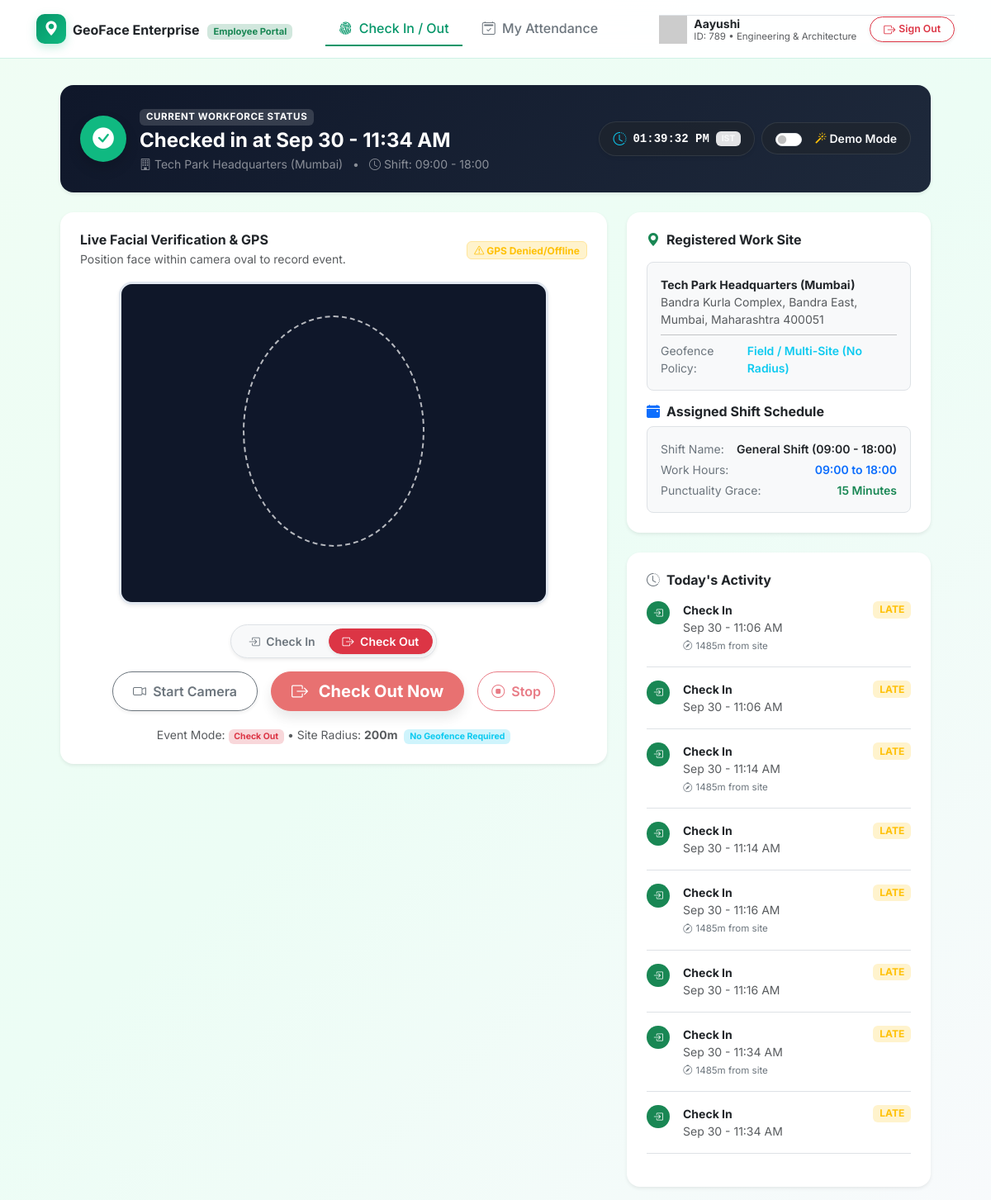
The app's page /employee/check-in-out (signed in), older data.
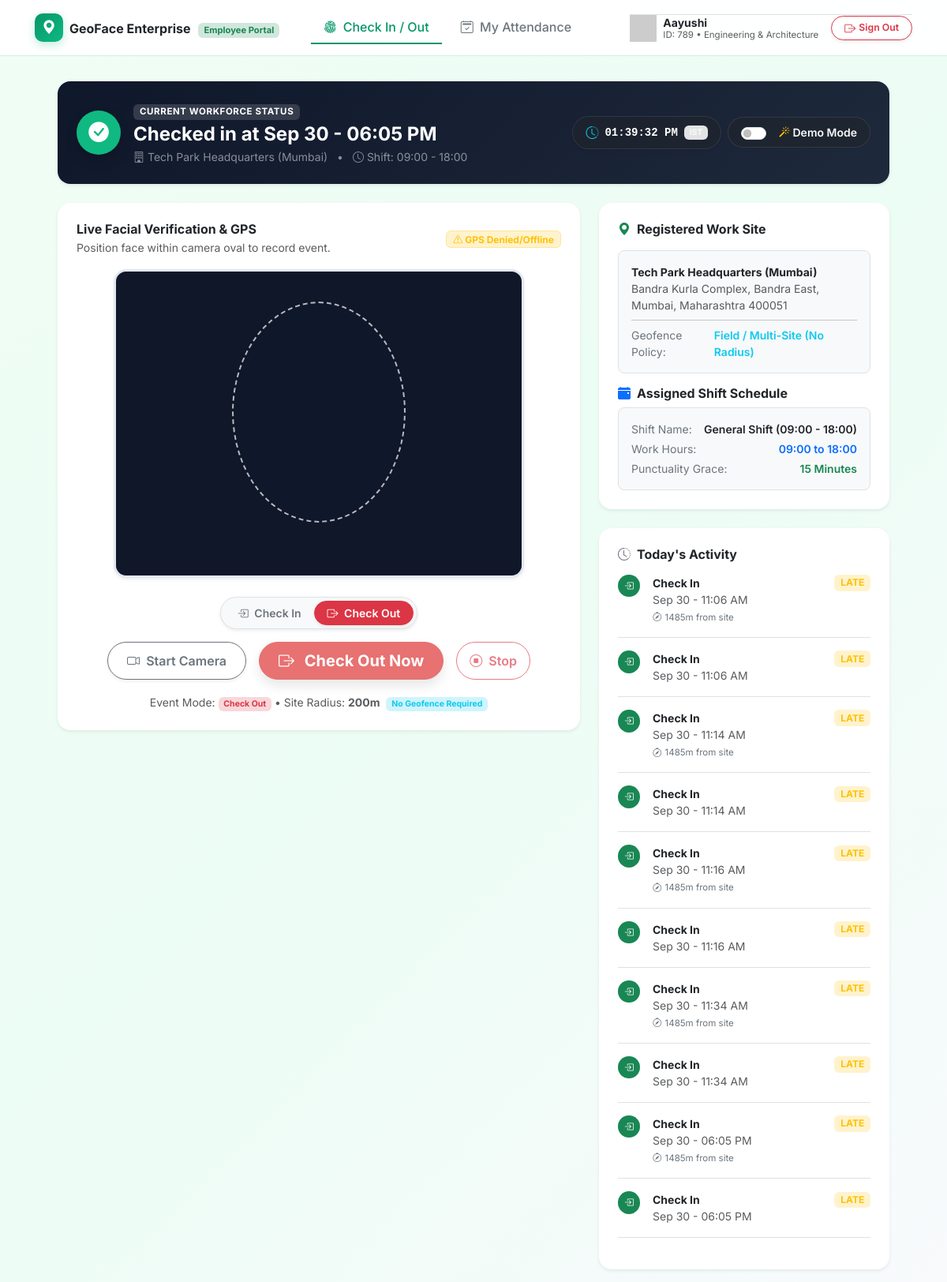
The same page, newer data.
### tables this page shows
CREATE TABLE attendance_events (
            id INTEGER PRIMARY KEY AUTOINCREMENT,
            employee_id INTEGER NOT NULL,
            event_type TEXT NOT NULL,
            timestamp TEXT NOT NULL,
            latitude REAL,
            longitude REAL,
            address TEXT,
            site_id INTEGER,
            distance_from_site_meters REAL,
            within_geofence INTEGER DEFAULT 1,
            confidence REAL,
            liveness_passed INTEGER DEFAULT 1,
            geotagged_photo_path TEXT,
            status TEXT DEFAULT 'on_time',
            flagged INTEGER DEFAULT 0,
            flag_reason TEXT,
            reviewed_by INTEGER,
            review_note TEXT,
            created_at TEXT NOT NULL,
            FOREIGN KEY (employee_id) REFERENCES employees(id),
            FOREIGN KEY (site_id) REFERENCES sites(id)
        );

### blueprints/employee/routes.py (the view, shortened to what this page needs)
@employee_bp.route("/check-in-out", methods=["GET"])
@login_required_employee
def check_in_out():
    emp_id = session.get("employee_id") or session.get("student_id")
    emp_name = session.get("employee_name") or session.get("student_name", "Employee")
    emp_code = session.get("employee_code") or session.get("roll", f"EMP-{emp_id}")
    conn = get_db_connection()
    c = conn.cursor()
    c.execute("""
        SELECT e.id, e.name, e.site_id, e.shift_id,
               s.name AS site_name, s.address AS site_address, s.latitude AS site_lat, s.longitude AS site_lon,
               s.geofence_radius_meters, s.geofencing_enabled,
               sh.name AS shift_name, sh.start_time, sh.end_time, sh.grace_period_minutes, sh.break_duration_minutes
        FROM employees e
        LEFT JOIN sites s ON e.site_id = s.id
        LEFT JOIN shifts sh ON e.shift_id = sh.id
        WHERE e.id = ?
    """, (emp_id,))
    emp_data = c.fetchone()
    today_date = get_local_now().date().isoformat()
    c.execute("""
        SELECT id, event_type, timestamp, latitude, longitude, address,
               distance_from_site_meters, within_geofence, confidence, status, flagged, flag_reason, geotagged_photo_path
        FROM attendance_events
        WHERE employee_id = ?
        ORDER BY timestamp ASC
    """, (emp_id,))
    all_events = [dict(r) for r in c.fetchall()]
    events_today = [ev for ev in all_events if format_local_date(ev["timestamp"]) == today_date]
    conn.close()
    for ev in events_today:
        ev["time_display"] = format_local_timestamp(ev["timestamp"], include_year=False)
    if not events_today:
        has_checkin = False
        has_checkout = False
        last_status = "Not checked in today"
        next_action = "check_in"
    else:
        last_event = events_today[-1]
        last_event_type = last_event.get("event_type", "check_in")
        last_event_time = last_event["time_display"]
        if last_event_type == "check_in":
            has_checkin = True
            has_checkout = False
            last_status = f"Checked in at {last_event_time}"
            next_action = "check_out"
        else: # check_out
            has_checkin = True
            has_checkout = True
            last_status = f"Checked out at {last_event_time}"
            next_action = "check_in"
    site_info = {
        "name": emp_data["site_name"] if emp_data and emp_data["site_name"] else "Headquarters",
        "address": emp_data["site_address"] if emp_data and emp_data["site_address"] else "Main Office",
        "latitude": emp_data["site_lat"] if emp_data and emp_data["site_lat"] is not None else 19.0657,
        "longitude": emp_data["site_lon"] if emp_data and emp_data["site_lon"] is not None else 72.8687,
        "geofence_radius_meters": emp_data["geofence_radius_meters"] if emp_data and emp_data["geofence_radius_meters"] is not None else 200.0,
        "geofencing_enabled": bool(emp_data["geofencing_enabled"]) if emp_data and emp_data["geofencing_enabled"] is not None else True
    }
    shift_info = {
        "name": emp_data["shift_name"] if emp_data and emp_data["shift_name"] else "General Shift",
        "start_time": emp_data["start_time"] if emp_data and emp_data["start_time"] else "09:00",
        "end_time": emp_data["end_time"] if emp_data and emp_data["end_time"] else "18:00",
        "grace_period_minutes": emp_data["grace_period_minutes"] if emp_data and emp_data["grace_period_minutes"] is not None else 15
    }
    return render_template(
        "employee/check_in_out.html",
        employee_id=emp_id,
        employee_name=emp_name,
        employee_code=emp_code,
        current_status=last_status,
        next_action=next_action,
        has_checkin=has_checkin,
        has_checkout=has_checkout,
        events_today=events_today,
        site=site_info,
        shift=shift_info
    )

### config.py (called while the page is built)
def get_app_timezone():
    tz_str = os.environ.get("APP_TIMEZONE") or os.environ.get("TIMEZONE") or "Asia/Kolkata"
    try:
        return zoneinfo.ZoneInfo(tz_str)
    except Exception:
        try:
            return datetime.timezone(datetime.timedelta(hours=5, minutes=30))
        except Exception:
            return datetime.timezone.utc

def get_local_now():
    return datetime.datetime.now(get_app_timezone())

def format_local_timestamp(iso_val, include_year=True):
    if not iso_val:
        return "—"
    try:
        if isinstance(iso_val, str):
            clean_str = iso_val.replace("Z", "+00:00")
            dt = datetime.datetime.fromisoformat(clean_str)
        elif isinstance(iso_val, datetime.datetime):
            dt = iso_val
        else:
            return str(iso_val)
        if dt.tzinfo is None:
            dt = dt.replace(tzinfo=datetime.timezone.utc)
        app_tz = get_app_timezone()
        local_dt = dt.astimezone(app_tz)
        if include_year:
            return local_dt.strftime("%b %d, %Y - %I:%M %p")
        return local_dt.strftime("%b %d - %I:%M %p")
    except Exception:
        return str(iso_val)

### templates/employee/check_in_out.html (shortened to what the changed rows need)
{% extends "employee/base_employee.html" %}
{% block content %}
<div class="container-fluid px-sm-4 py-3">
    <div class="row justify-content-center mb-4">
        <div class="col-lg-11">
            <div class="card border-0 shadow-sm rounded-4 overflow-hidden" style="background: linear-gradient(135deg, #0f172a 0%, #1e293b 100%);">
                <div class="card-body p-4 text-white">
                    <div class="d-flex flex-wrap justify-content-between align-items-center gap-3">
                        <div class="d-flex align-items-center gap-3">
                            <div>
                                <span class="badge text-uppercase px-2 py-1 mb-1" style="background: rgba(255,255,255,0.15); font-size: 0.72rem; letter-spacing: 0.05em;">Current Workforce Status</span>
                                <h4 class="fw-bold mb-0 text-white" id="currentStatusText">{{ current_status }}</h4>
                                <div class="text-white-50 small mt-1">
                                    <span><i class="bi bi-building me-1"></i>{{ site.name }}</span>
                                    <span class="mx-2">•</span>
                                    <span><i class="bi bi-clock me-1"></i>Shift: {{ shift.start_time }} - {{ shift.end_time }}</span>
                                </div>
                            </div>
                        </div>
                    </div>
                </div>
            </div>
        </div>
    </div>
    <div class="row justify-content-center g-4">
        <div class="col-lg-4">
            <div class="card border-0 shadow-sm rounded-4 p-4 bg-white">
                {% if events_today %}
                <div class="timeline">
                    {% for ev in events_today %}
                    <div class="d-flex align-items-start gap-3 mb-3 pb-3 border-bottom">
                        <div class="badge rounded-circle p-2 {% if ev.event_type == 'check_in' %}bg-success{% else %}bg-primary{% endif %} text-white">
                            <i class="bi {% if ev.event_type == 'check_in' %}bi-box-arrow-in-right{% else %}bi-box-arrow-right{% endif %}"></i>
                        </div>
                        <div class="flex-grow-1">
                            <div class="d-flex justify-content-between align-items-center">
                                <span class="fw-bold small text-dark">{{ ev.event_type|replace('_', ' ')|title }}</span>
                                <span class="badge {% if ev.status == 'on_time' %}bg-success-subtle text-success{% elif ev.status == 'late' %}bg-warning-subtle text-warning{% elif ev.status == 'flagged' %}bg-danger-subtle text-danger{% else %}bg-primary-subtle text-primary{% endif %}">
                                    {{ ev.status|upper }}
                                </span>
                            </div>
                            <div class="text-muted small">{{ ev.time_display }}</div>
                            {% if ev.distance_from_site_meters is not none %}
                            <div class="text-secondary small mt-1" style="font-size: 0.72rem;">
                                <i class="bi bi-compass me-1"></i>{{ ev.distance_from_site_meters|int }}m from site
                            </div>
                            {% endif %}
                        </div>
                    </div>
                    {% endfor %}
                </div>
                {% else %}
                <div class="text-center py-4 text-muted small">
                    <i class="bi bi-calendar-x fs-3 d-block mb-2 text-secondary"></i>
                    No attendance events logged yet today. Click Check In when you arrive.
                </div>
                {% endif %}
            </div>
        </div>
    </div>
</div>
{% endblock %}

Row changes from the older to the newer data that the page shows:
added attendance_events: event_type "Check In", status "LATE", time_display "Sep 30 - 06:05 PM", distance_from_site_meters "1485"
added attendance_events: event_type "Check In", status "LATE", time_display "Sep 30 - 06:05 PM"
Text that changed along with them:
{{ current_status }}: "Checked in at Sep 30 - 11:34 AM" → "Checked in at Sep 30 - 06:05 PM"
